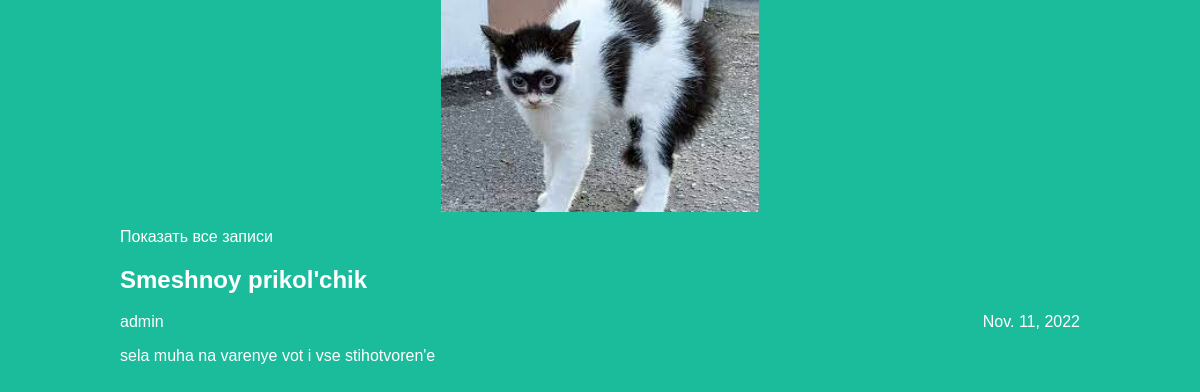
The app's page /articles/article/1 with its own data.
### articles/models.py (models this page shows, shortened)
class Article(models.Model):
    title = models.CharField(max_length=200)
    author = models.ForeignKey(User, on_delete=models.CASCADE)
    text = models.TextField()
    created_date = models.DateField(auto_now_add=True)

### articles/views.py (the view)
# urls.py: path('articles/article/<int:article_id>', views.get_article, name='get_article'),
def get_article(request, article_id):
    try:
        post = Article.objects.get(id=article_id)
        return render(request, 'article.html', {"post": post})
    except Article.DoesNotExist:
        raise Http404

### articles/templates/article.html (shortened to what this page needs)
<!DOCTYPE html>
<html lang="en">
  <head>
    <link rel="stylesheet" href="../../static/img/style.css" />
  </head>
  <body class="article">
    <div class="header">
      <img src="../../static/img/logo.jpg" />
    </div>
    <div>
      {% if post == post %}
      <div class="one-post">
        <p><a href="http://127.0.0.1:8000/articles">Показать все записи</a></p>
        <h2 class="post-title">{{ post.title }}</h2>
        <div class="article-info">
          <div class="article-author">{{ post.author.username }}</div>
          <div class="article-created- date">{{ post.created_date }}</div>
        </div>
        <p class="article-text">{{ post.text }}</p>
      </div>
      {% endif %}
    </div>
  </body>
</html>

### articles/static/img/style.css (style rules this page uses)
body { width: 100%; margin: 0 auto; background: #1abc9c; font-family: Tahoma, Arial, sans-serif; color: #ffffff; }
.header img { display: block; width: 318px; margin: 0 auto; }
.article { width: 960px; margin: 0 auto; }
a { color: #ffffff; text-decoration: none; }
.article-info { display: flex; justify-content: space-between; }
.article-author { text-align: left; }

### records on screen
Article: title "Smeshnoy prikol'chik", author.username "admin", created_date "Nov. 11, 2022", text "sela muha na varenye vot i vse stihotvoren'e"
